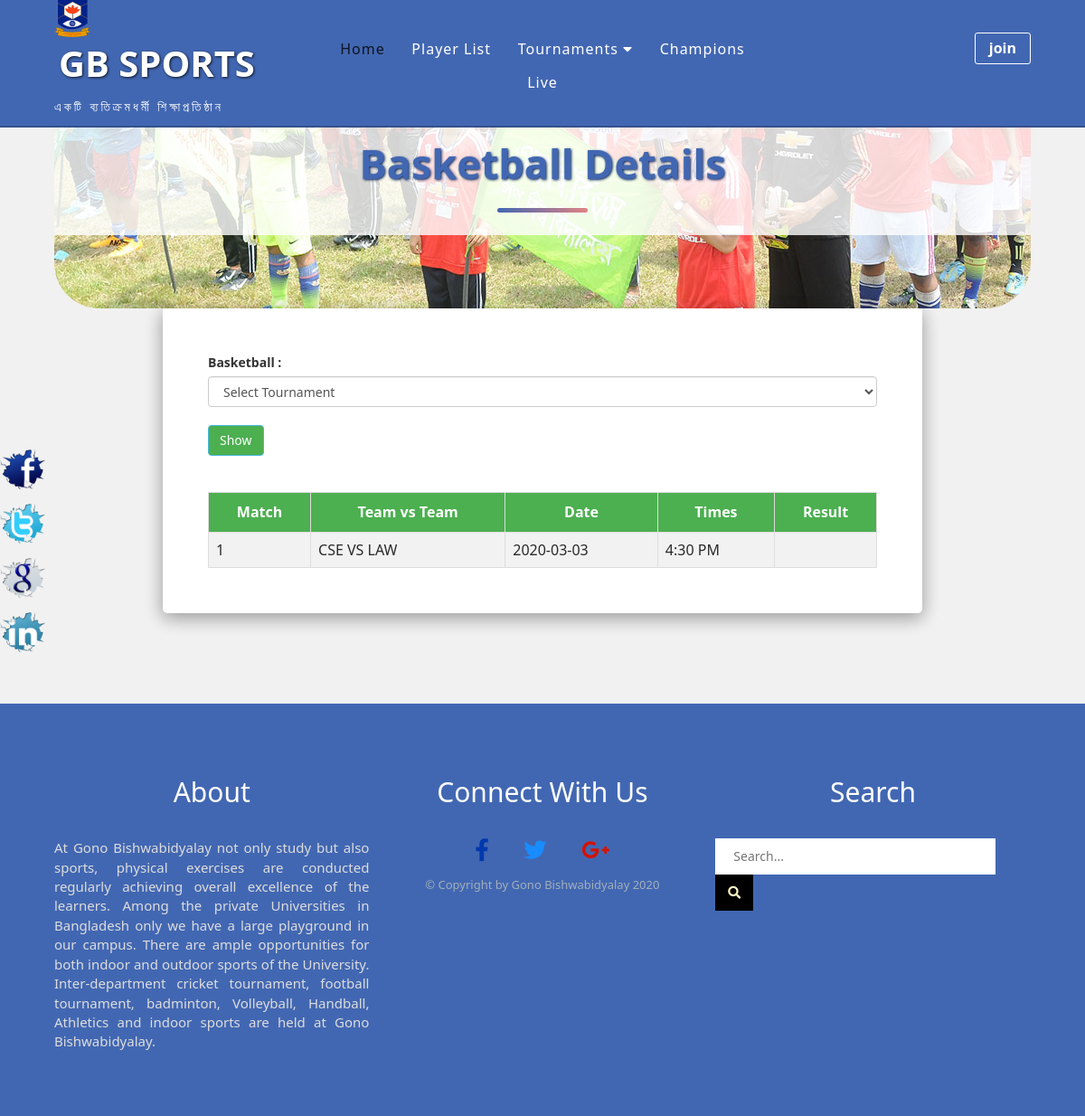
/basketball.php, run on the app's committed database.
### tables this page shows
CREATE TABLE `basketball` (
  `bas_id` int(11) NOT NULL,
  `bas_team` text NOT NULL,
  `bas_date` text NOT NULL,
  `bas_result` text NOT NULL,
  `dates` date NOT NULL,
  `times` time NOT NULL
);

### basketball.php (the view, shortened to what this page needs)
<?php require_once('include/header.php'); ?>
<?php
 $connect = mysqli_connect("localhost", "root", "", "gbsports");
 $query = "SELECT * FROM basketball ORDER BY bas_id desc LIMIT 10";
 $result = mysqli_query($connect, $query);
 ?>
    <section class="basket-section clearfix">
          <div class="row heading-title">
              <h1>basketball details</h1>
         </div>
        <div class="row basket-wrapper">
        <label for="volley">Basketball : </label>
            <select id="from_date" name="from_date" class="form-control">
                        <option disabled selected value="Select Tournament">Select Tournament</option>
                    </select>
                    <br>
                <input type="button" name="filter" id="filter" value="Show" class="btn btn-info show" />
                <div class="basket-summary">
                    <table class="basket-table">
                        <thead>
                            <tr>
                                <th>Match</th>
                                <th>Team vs Team</th>
                                <th>Date</th>
                                <th>Times</th>
                                <th>Result</th>
                            </tr>
                            <?php
                     while($row = mysqli_fetch_array($result))
                     {
                     ?>
                          <tr>
                               <td><?php echo $row["bas_id"]; ?></td>
                               <td><?php echo $row["bas_team"]; ?></td>
                               <td><?php echo $row["dates"]; ?></td>
                               <td><?php echo date('g:i A', strtotime($row["times"])); ?></td>
                               <td> <?php echo $row["bas_result"]; ?></td>
                          </tr>
                     <?php
                     }
                     ?>
                        </thead>
                    </table>
                </div>
        </div>
    </section>
    <section class="fixed-icon-section">
        <div class="fixed-icon clearfix">
            <a href="#"><img src="img/facebook.png" alt="facebook"></a>
            <a href="#"><img src="img/twitter.png" alt="twitter"></a>
            <a href="#"><img src="img/google.png" alt="google plus"></a>
            <a href="#"><img src="img/linkedin.png" alt="linkedin"></a>
        </div>
    </section>
     <?php  require_once('include/footer.php'); ?>

### css/style.css (style rules this page uses)
* { margin: 0; padding: 0; box-sizing: border-box; outline: 0; }
html { font-size: 62.5%; scroll-behavior: smooth; }
.clearfix::after { content: " "; display: table; clear: both; *zoom: 1; }
.row { width: 90%; margin: 0 auto; }
body { font-family: 'Segoe UI', Tahoma, Geneva, Verdana, sans-serif; background-color: #F1F1F1; overflow-x: hidden; }
h1 { font-size: 4.5rem; font-weight: bold; }
h1::after { content: ""; width: 10rem; height: .5rem; background-color: #4267B2; display: block; margin: 0 auto; border-radius: .5rem; margin-top: 2.5rem; margin-bottom: 1rem; background-image: linear-gradient(to right, #4267B2, rgb(224, 131, 131)); }
table { width: 100%; border-collapse: collapse; font-size: 1.6rem; color: #2a2a2a; }
th, td { border: .1rem solid #ddd; padding: .8rem; }
table tr:nth-child(even) { background-color: #f2f2f2; }
th { padding-top: 1rem; padding-bottom: 1rem; text-align: center; background-color: #4CAF50; color: #fff; }
.basket-section { padding: 0 0 10rem 0; }
.basket-section h1 { text-align: center; }
.basket-wrapper { width: 70%; margin: 0 auto; box-shadow: 0 .5rem 2rem 0 rgba(0, 0, 0, 0.2), 0 .5rem 2rem 0 rgba(0, 0, 0, 0.2); padding: 5rem; border-radius: 0 0 .5rem .5rem; background-color: #fff; }
.basket-summary { padding-top: 4rem; }
.heading-title { background-image: url(../img/heading-title.jpg); background-repeat: no-repeat; height: 20rem; border-radius: 0 0 5rem 5rem; background-position: bottom center; }
.heading-title > h1 { margin: 0; padding: 0; background: rgba(255, 255, 255, 0.8); text-shadow: .2rem .2rem .5rem #fff; color: #4267B2; text-transform: capitalize; padding: 1.5rem 0; text-shadow: .1rem .1rem .3rem rgb(1, 29, 85); }
.fixed-icon { position: fixed; left: 0; top: 40%; }
.fixed-icon img { width: 5rem; display: block; margin-bottom: 1rem; }
.show { background-color: #4CAF50; }

### data on the page
basketball: bas_id "1", bas_team "CSE VS LAW", dates "2020-03-03", times "4:30 PM"
